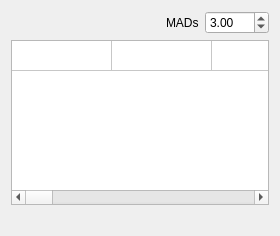
<?xml version="1.0" encoding="UTF-8"?>
<ui version="4.0">
 <class>PositionPlotWidget</class>
 <widget class="QWidget" name="PositionPlotWidget">
  <property name="geometry">
   <rect>
    <x>0</x>
    <y>0</y>
    <width>280</width>
    <height>236</height>
   </rect>
  </property>
  <property name="sizePolicy">
   <sizepolicy hsizetype="Preferred" vsizetype="MinimumExpanding">
    <horstretch>0</horstretch>
    <verstretch>0</verstretch>
   </sizepolicy>
  </property>
  <property name="minimumSize">
   <size>
    <width>50</width>
    <height>236</height>
   </size>
  </property>
  <layout class="QVBoxLayout" name="verticalLayout">
   <item>
    <layout class="QHBoxLayout" name="horizontalLayout">
     <item>
      <widget class="QLabel" name="nameLabel"/>
     </item>
     <item>
      <spacer name="horizontalSpacer">
       <property name="orientation">
        <enum>Qt::Horizontal</enum>
       </property>
       <property name="sizeHint" stdset="0">
        <size>
         <width>40</width>
         <height>20</height>
        </size>
       </property>
      </spacer>
     </item>
     <item>
      <widget class="QLabel" name="label">
       <property name="text">
        <string>MADs</string>
       </property>
      </widget>
     </item>
     <item>
      <widget class="QDoubleSpinBox" name="madsSpin">
       <property name="maximum">
        <double>100.000000000000000</double>
       </property>
       <property name="value">
        <double>3.000000000000000</double>
       </property>
      </widget>
     </item>
    </layout>
   </item>
   <item>
    <widget class="QTableWidget" name="orderTable">
     <property name="sizePolicy">
      <sizepolicy hsizetype="Expanding" vsizetype="Fixed">
       <horstretch>0</horstretch>
       <verstretch>0</verstretch>
      </sizepolicy>
     </property>
     <property name="editTriggers">
      <set>QAbstractItemView::NoEditTriggers</set>
     </property>
     <property name="horizontalScrollMode">
      <enum>QAbstractItemView::ScrollPerPixel</enum>
     </property>
     <property name="rowCount">
      <number>1</number>
     </property>
     <property name="columnCount">
      <number>22</number>
     </property>
     <attribute name="horizontalHeaderVisible">
      <bool>false</bool>
     </attribute>
     <attribute name="verticalHeaderVisible">
      <bool>false</bool>
     </attribute>
     <attribute name="verticalHeaderVisible">
      <bool>false</bool>
     </attribute>
     <attribute name="horizontalHeaderVisible">
      <bool>false</bool>
     </attribute>
     <row/>
     <column/>
     <column/>
     <column/>
     <column/>
     <column/>
     <column/>
     <column/>
     <column/>
     <column/>
     <column/>
     <column/>
     <column/>
     <column/>
     <column/>
     <column/>
     <column/>
     <column/>
     <column/>
     <column/>
     <column/>
     <column/>
     <column/>
    </widget>
   </item>
   <item>
    <widget class="DensityPlotWidget" name="densityPlot">
     <property name="sizePolicy">
      <sizepolicy hsizetype="Expanding" vsizetype="Expanding">
       <horstretch>0</horstretch>
       <verstretch>0</verstretch>
      </sizepolicy>
     </property>
    </widget>
   </item>
  </layout>
 </widget>
 <customwidgets>
  <customwidget>
   <class>DensityPlotWidget</class>
   <extends>QLabel</extends>
   <header>DensityPlotWidget.h</header>
  </customwidget>
 </customwidgets>
 <resources/>
 <connections/>
</ui>
